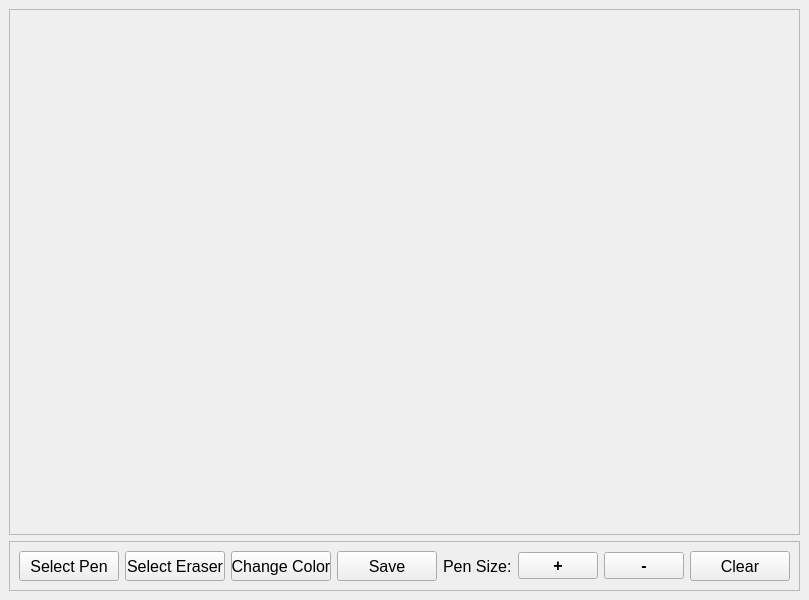
<?xml version="1.0" encoding="UTF-8"?>
<ui version="4.0">
 <class>MainWindow</class>
 <widget class="QMainWindow" name="MainWindow">
  <property name="geometry">
   <rect>
    <x>0</x>
    <y>0</y>
    <width>800</width>
    <height>600</height>
   </rect>
  </property>
  <property name="windowTitle">
   <string>WhiteBoard App</string>
  </property>
  <widget class="QWidget" name="centralwidget">
   <layout class="QVBoxLayout" name="verticalLayout">
    <item>
     <widget class="QFrame" name="frame_drawarea">
      <property name="sizePolicy">
       <sizepolicy hsizetype="Preferred" vsizetype="Expanding">
        <horstretch>0</horstretch>
        <verstretch>0</verstretch>
       </sizepolicy>
      </property>
      <property name="styleSheet">
       <string notr="true"/>
      </property>
      <property name="frameShape">
       <enum>QFrame::StyledPanel</enum>
      </property>
      <property name="frameShadow">
       <enum>QFrame::Raised</enum>
      </property>
     </widget>
    </item>
    <item alignment="Qt::AlignHCenter|Qt::AlignBottom">
     <widget class="QFrame" name="frame_2">
      <property name="styleSheet">
       <string notr="true"/>
      </property>
      <property name="frameShape">
       <enum>QFrame::StyledPanel</enum>
      </property>
      <property name="frameShadow">
       <enum>QFrame::Raised</enum>
      </property>
      <layout class="QHBoxLayout" name="horizontalLayout">
       <item>
        <widget class="QPushButton" name="pushButton_pen">
         <property name="minimumSize">
          <size>
           <width>100</width>
           <height>30</height>
          </size>
         </property>
         <property name="font">
          <font>
           <family>Segoe UI</family>
           <pointsize>12</pointsize>
          </font>
         </property>
         <property name="text">
          <string>Select Pen</string>
         </property>
        </widget>
       </item>
       <item>
        <widget class="QPushButton" name="pushButton_eraser">
         <property name="minimumSize">
          <size>
           <width>100</width>
           <height>30</height>
          </size>
         </property>
         <property name="font">
          <font>
           <family>Segoe UI</family>
           <pointsize>12</pointsize>
          </font>
         </property>
         <property name="text">
          <string>Select Eraser</string>
         </property>
        </widget>
       </item>
       <item>
        <widget class="QPushButton" name="pushButton_color">
         <property name="minimumSize">
          <size>
           <width>100</width>
           <height>30</height>
          </size>
         </property>
         <property name="font">
          <font>
           <family>Segoe UI</family>
           <pointsize>12</pointsize>
          </font>
         </property>
         <property name="text">
          <string>Change Color</string>
         </property>
        </widget>
       </item>
       <item>
        <widget class="QPushButton" name="pushButton_save">
         <property name="minimumSize">
          <size>
           <width>100</width>
           <height>30</height>
          </size>
         </property>
         <property name="font">
          <font>
           <family>Segoe UI</family>
           <pointsize>12</pointsize>
          </font>
         </property>
         <property name="text">
          <string>Save</string>
         </property>
        </widget>
       </item>
       <item>
        <widget class="QLabel" name="label">
         <property name="font">
          <font>
           <family>Segoe UI</family>
           <pointsize>12</pointsize>
          </font>
         </property>
         <property name="text">
          <string>Pen Size:</string>
         </property>
        </widget>
       </item>
       <item>
        <widget class="QPushButton" name="pushButton_insize">
         <property name="font">
          <font>
           <family>Segoe UI</family>
           <pointsize>12</pointsize>
           <weight>75</weight>
           <bold>true</bold>
          </font>
         </property>
         <property name="text">
          <string>+</string>
         </property>
        </widget>
       </item>
       <item>
        <widget class="QPushButton" name="pushButton_decsize">
         <property name="font">
          <font>
           <family>Segoe UI</family>
           <pointsize>12</pointsize>
           <weight>75</weight>
           <bold>true</bold>
          </font>
         </property>
         <property name="text">
          <string>-</string>
         </property>
        </widget>
       </item>
       <item>
        <widget class="QPushButton" name="pushButton_clear">
         <property name="minimumSize">
          <size>
           <width>100</width>
           <height>30</height>
          </size>
         </property>
         <property name="font">
          <font>
           <family>Segoe UI</family>
           <pointsize>12</pointsize>
          </font>
         </property>
         <property name="text">
          <string>Clear</string>
         </property>
        </widget>
       </item>
      </layout>
     </widget>
    </item>
   </layout>
  </widget>
 </widget>
 <resources/>
 <connections/>
</ui>
